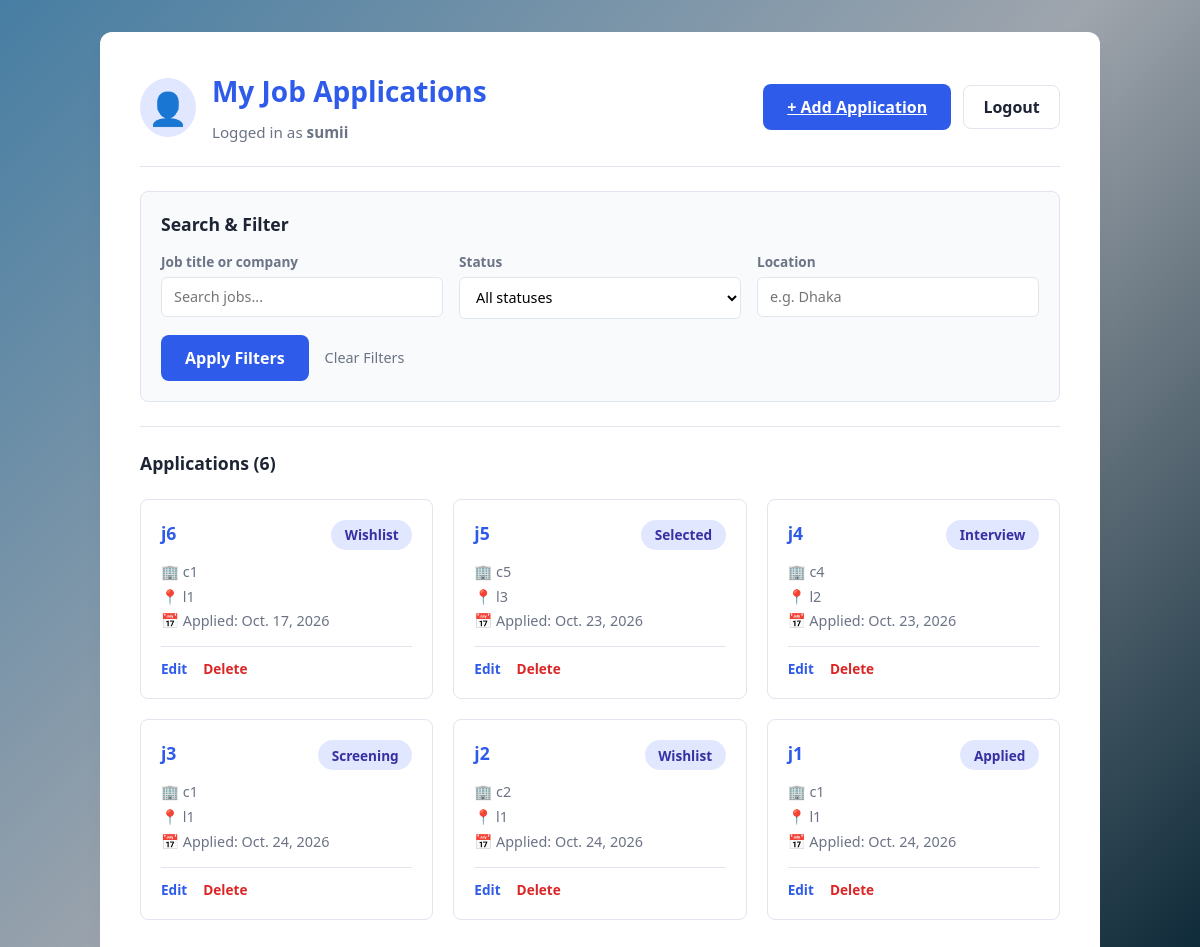
The page /applications/ (signed in) on the database its author committed.
### jobs/models.py (models this page shows, shortened)
class JobApplication(models.Model):
    STATUS_CHOICES = [
        ('wishlist', 'Wishlist'),
        ('applied', 'Applied'),
        ('screening', 'Screening'),
        ('interview', 'Interview'),
        ('selected', 'Selected'),
        ('rejected', 'Rejected'),
    ]
    user = models.ForeignKey(
        User,
        on_delete=models.CASCADE,
        related_name='job_applications'
    )
    job_title = models.CharField(max_length=200)
    company_name = models.CharField(max_length=200)
    job_description = models.TextField(blank=True)
    location = models.CharField(max_length=200, blank=True)
    salary = models.CharField(max_length=100, blank=True)
    job_url = models.URLField(blank=True)
    application_date = models.DateField()
    status = models.CharField(
        max_length=20,
        choices=STATUS_CHOICES,
        default='wishlist'
    )
    notes = models.TextField(blank=True)
    created_at = models.DateTimeField(auto_now_add=True)
    updated_at = models.DateTimeField(auto_now=True)

### jobs/views.py (the view)
# urls.py: path('applications/', views.application_list, name='application_list'),
@login_required
def application_list(request):
    applications = JobApplication.objects.filter(
        user=request.user
    ).order_by('-created_at')
    query = request.GET.get('q', '').strip()
    status = request.GET.get('status', '').strip()
    location = request.GET.get('location', '').strip()
    if query:
        applications = applications.filter(
            models.Q(job_title__icontains=query)
            | models.Q(company_name__icontains=query)
        )
    if status:
        applications = applications.filter(status=status)
    if location:
        applications = applications.filter(
            location__icontains=location
        )
    context = {
        'applications': applications,
        'query': query,
        'selected_status': status,
        'location_query': location,
        'status_choices': JobApplication.STATUS_CHOICES,
    }
    return render(
        request,
        'jobs/application_list.html',
        context
    )

### jobs/templates/jobs/application_list.html (shortened to what this page needs)
<!DOCTYPE html>
<html lang="en">
<head>
    {% load static %}
    <link rel="stylesheet" href="{% static 'jobs/style.css' %}">
</head>
<body class="bg-container">
    <div class="card-container dashboard-card">
        <header class="dashboard-header">
            <div class="user-welcome">
                <span class="user-avatar">👤</span>
                <div>
                    <h1 class="main-title">My Job Applications</h1>
                    <p class="subtitle">Logged in as <strong>{{ request.user.username }}</strong></p>
                </div>
            </div>
            <div class="header-actions">
                <a href="{% url 'application_create' %}" class="btn btn-primary">
                    + Add Application
                </a>
                <form method="post" action="{% url 'logout' %}" class="logout-form">
                    <button type="submit" class="btn btn-secondary-outline">Logout</button>
                </form>
            </div>
        </header>
        <section class="filter-section">
            <h2 class="section-subtitle">Search & Filter</h2>
            <form method="get" class="filter-form">
                <div class="filter-grid">
                    <div class="filter-field">
                        <label for="q">Job title or company</label>
                        <input
                            type="text"
                            id="q"
                            name="q"
                            value="{{ query }}"
                            placeholder="Search jobs..."
                        >
                    </div>
                    <div class="filter-field">
                        <label for="status">Status</label>
                        <select id="status" name="status">
                            <option value="">All statuses</option>
                        </select>
                    </div>
                    <div class="filter-field">
                        <label for="location">Location</label>
                        <input
                            type="text"
                            id="location"
                            name="location"
                            value="{{ location_query }}"
                            placeholder="e.g. Dhaka"
                        >
                    </div>
                </div>
                <div class="filter-actions">
                    <button type="submit" class="btn btn-primary">Apply Filters</button>
                    <a href="{% url 'application_list' %}" class="btn-clear">Clear Filters</a>
                </div>
            </form>
        </section>
        <hr class="divider">
        <section class="applications-section">
            <div class="section-header-row">
                <h2 class="section-subtitle">Applications ({{ applications|length }})</h2>
            </div>
            {% if applications %}
                <div class="applications-grid">
                    {% for application in applications %}
                        <article class="job-card-item">
                            <div class="job-card-top">
                                <h3>
                                    <a href="{% url 'application_detail' application.pk %}" class="job-card-title">
                                        {{ application.job_title }}
                                    </a>
                                </h3>
                                <span class="status-badge status-{{ application.status|slugify }}">
                                    {{ application.get_status_display }}
                                </span>
                            </div>
                            <div class="job-card-body">
                                <p class="company">🏢 {{ application.company_name }}</p>
                                <p class="location">📍 {{ application.location|default:"Location not specified" }}</p>
                                <p class="date">📅 Applied: {{ application.application_date }}</p>
                            </div>
                            <div class="job-card-footer">
                                <a href="{% url 'application_update' application.pk %}" class="card-action-link edit">
                                    Edit
                                </a>
                                <a href="{% url 'application_delete' application.pk %}" class="card-action-link delete">
                                    Delete
                                </a>
                            </div>
                        </article>
                    {% endfor %}
                </div>
            {% else %}
                <div class="empty-state">
                    <p class="empty-icon">📂</p>
                    <p class="empty-title">No matching applications found.</p>
                    <p class="empty-subtitle">Try changing your search keywords or clear your filters.</p>
                </div>
            {% endif %}
        </section>
    </div>
</body>
</html>

### rows shown on the page
JobApplication: job_title "j6", status "Wishlist", company_name "c1", location "l1", application_date "Oct. 17, 2026"
JobApplication: job_title "j5", status "Selected", company_name "c5", location "l3", application_date "Oct. 23, 2026"
JobApplication: job_title "j4", status "Interview", company_name "c4", location "l2", application_date "Oct. 23, 2026"
JobApplication: job_title "j3", status "Screening", company_name "c1", location "l1", application_date "Oct. 24, 2026"
JobApplication: job_title "j2", status "Wishlist", company_name "c2", location "l1", application_date "Oct. 24, 2026"
JobApplication: job_title "j1", status "Applied", company_name "c1", location "l1", application_date "Oct. 24, 2026"

### other values the page prints
{{ request.user.username }} "sumii"
{{ applications|length }} "6"
